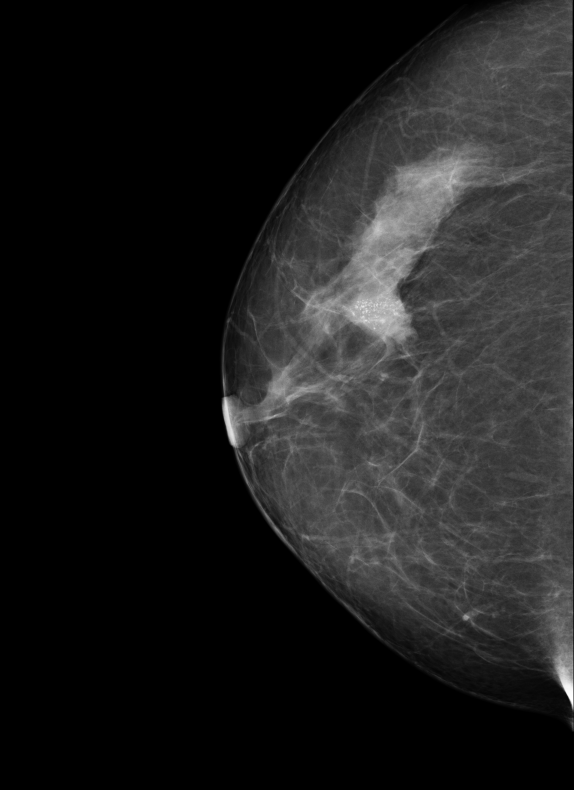
#> input picture image/01.png, 1720 x 2370 px, found by its file name (shown at 1/3 size); its folder holds only this picture in this run
$ python main.py   (Python 2 division)   (older library calls are emulated)
#> lines starting #> are read from the running program, lines starting #| are printed output that depends on the picture; after the words box and inside, x2 and y2 are one past the last pixel; in counts of white or black regions, pixels touching at a corner belong together
### breast_segmentation.py
import cv2
import numpy as np


# ------------------------------------
#   Breast Region Segmentation
# ------------------------------------

def breast_display(img):
    """ Respresent breast part """
    # hist = get_histogram_max_value(img)

    gray = cv2.cvtColor(img, cv2.COLOR_BGR2GRAY)
    ret, thresh = cv2.threshold(gray, 0, 255, cv2.THRESH_BINARY)

    # Contour breast part
    im2, contours, hierarchy = cv2.findContours(thresh, cv2.RETR_LIST, cv2.CHAIN_APPROX_NONE)

    # Add the area of each contour result into contour_area_list
    contour_area_list = [len(contours)]
    count = 0
    for i in contours:
        area = cv2.contourArea(i)
        contour_area_list.append(area)
        # print "contour index ", count, " area = ", area
        count += 1

    # Get max area and draw contour on it.
    max_area_index = contour_area_list.index(max(contour_area_list)) - 1
    # [7 lines of commented-out code are left out]
    cnt = contours[max_area_index]
    mask = np.zeros(gray.shape, np.uint8)
    cv2.drawContours(mask, [cnt], 0, 255, -1)

    res = cv2.bitwise_and(img, img, mask=mask)
    # cv2.imwrite("result.png", res)
    return res, max(contour_area_list)


def glandular_tissue_display(img, t):
    """ Respresent glandular part """
    # hist = get_histogram_max_value(img)

    gray = cv2.cvtColor(img, cv2.COLOR_BGR2GRAY)
    # thresh = cv2.adaptiveThreshold(gray, 255, cv2.ADAPTIVE_THRESH_GAUSSIAN_C, cv2.THRESH_BINARY, 11, 2)
    ret, thresh = cv2.threshold(gray, t, 255, cv2.THRESH_BINARY)

    # Contour glandular part
    im2, contours, hierarchy = cv2.findContours(thresh, cv2.RETR_LIST, cv2.CHAIN_APPROX_NONE)

    # Add the area of each contour result into contour_area_list
    contour_area_list = [len(contours)]

    count = 0
    for i in contours:
        area = cv2.contourArea(i)
        contour_area_list.append(area)
        # print "contour index ", count, " area = ", area
        count += 1

    # # Get max area and draw contour on it.
    # max_area_index = contour_area_list.index(max(contour_area_list)) - 1
    # cv2.drawContours(img, contours, max_area_index, (255, 0, 0), 3)
    # cv2.drawContours(img, contours, -1, (255, 0, 0), 3)  # for testing

    print "Number of contour detected ->", len(contours)
    print "Size of max contour = ", max(contour_area_list)
    # [9 lines of commented-out code are left out]

    return thresh, sum(contour_area_list)


def get_histogram_max_value(img):
    hist, bins = np.histogram(img.flatten(), 256, [0, 255])
    return hist


def image_histogram(img):
    hist = get_histogram_max_value(img)
    cdf = hist.cumsum()
    cdf_normalized = cdf * hist.max() / cdf.max()
    return cdf_normalized


def otsu_threshold_value(img):
    # find normalized_histogram, and its cumulative distribution function
    hist = cv2.calcHist([img], [0], None, [256], [0, 256])
    hist_norm = hist.ravel() / hist.max()  # give hist.max = 1
    Q = hist_norm.cumsum()  # Return the cumulative sum of the elements along the given axis.

    bins = np.arange(256)  # Create set of number 0-255
    fn_min = np.inf

    thresh = -1
    all_pixel = np.sum(hist)

    for i in xrange(1, 256):

        p1, p2 = np.hsplit(hist_norm, [i])  # probabilities # p1 = amount of pixel in background

        q1 = Q[i]
        q2 = Q[255] - Q[i]  # cum sum of classes
        b1, b2 = np.hsplit(bins, [i])  # weights

        if q2 > 0:

            # finding weight
            w1 = q1 / all_pixel
            w2 = q2 / all_pixel

            # finding means
            m1 = np.sum(p1 * b1) / w1
            m2 = np.sum(p2 * b2) / w2

            # finding variances
            v1 = np.sum(((b1 - m1) ** 2) * p1) / w1
            v2 = np.sum(((b2 - m2) ** 2) * p2) / w1

            # calculates the minimization function
            # fn = (v1 * w1) + (v2 * w2)
            fn = v1 * q1 + v2 * q2
            # print fn

            if fn < fn_min:
                fn_min = fn
                thresh = i

    return thresh

### windowmanager.py
import matplotlib.pyplot as plt
import matplotlib.gridspec as gridspec

# ------------------------------------
#   Define display window configure
# ------------------------------------

row = 3
column = 3
gs = gridspec.GridSpec(3, 3)


def create_window(img, result, cdf_normalized, information):
    """ open window then separate image for comparison and add their label"""
    fig = plt.figure()
    fig.suptitle('Mammographic density measurement', fontsize=14, fontweight='bold')
    fig.canvas.set_window_title('Mammograpic density measurement - Traisak Traisenee')

    '''Show original image'''
    plt.subplot(gs[:, 0])
    plt.imshow(img)  # expects distorted color
    plt.title('Original')
    plt.xlabel('Input')

    '''Show result'''
    plt.subplot(gs[:, 1])
    plt.imshow(result)  # expect true color
    plt.title('Threshold')
    plt.xlabel('Output')

    '''Display calculation part'''
    ax = fig.add_subplot(gs[0, 2])
    ax.set_title('Calculation')

    breast = 'Breast area = ' + str(information[0][1])
    tissue = 'Tissue area = ' + str(information[1][1])
    t_value = 'Threshold = ' + str(information[3][1])
    density = "%10.3f" % information[2][1]
    density += " %"

    ax.text(0.05, 0.8, t_value, fontsize=9)
    ax.text(0.05, 0.6, breast, fontsize=9)
    ax.text(0.05, 0.4, tissue, fontsize=9)
    ax.text(0.05, 0.2, 'Density =' + density, fontsize=9)
    plt.xticks([])
    plt.yticks([])
    # plt.axis('off') # Remove frame

    '''Show histogram'''
    plt.subplot(gs[1:, 2]).plot(cdf_normalized, color='b')
    plt.hist(img.flatten(), 256, [0, 256], color='r')
    plt.xlim([0, 256])
    plt.ylim([-50, 150000])
    plt.yticks([])
    plt.legend(('cdf', 'histogram'), loc='upper right')

    '''Maximize window'''
    mng = plt.get_current_fig_manager()
    # mng.full_screen_toggle() # Full-screen
    mng.window.state('zoomed')

    plt.show()

### main.py
import cv2
import windowmanager as window
import breast_segmentation as bs

# ------------------------------------
#   Mammographic density measurement
# ------------------------------------

information = []

'''Open image'''
img_name = raw_input("Please select image -> ")
#> the answer given: image/01.png
# origin_img = 'image/MLO_test.bmp'
# origin_img = 'image/01.png'
origin_img = 'image/' + img_name


'''Threshold & Contour'''
img = cv2.imread(origin_img)
#> img is the input picture: shape (2370, 1720, 3); min 0, max 255, mean 29.5
img2, breast_area = bs.breast_display(img)
#> in breast_display, `ret, thresh = cv2.threshold(gray, 0, 255, cv2.THRESH_BINARY)`:
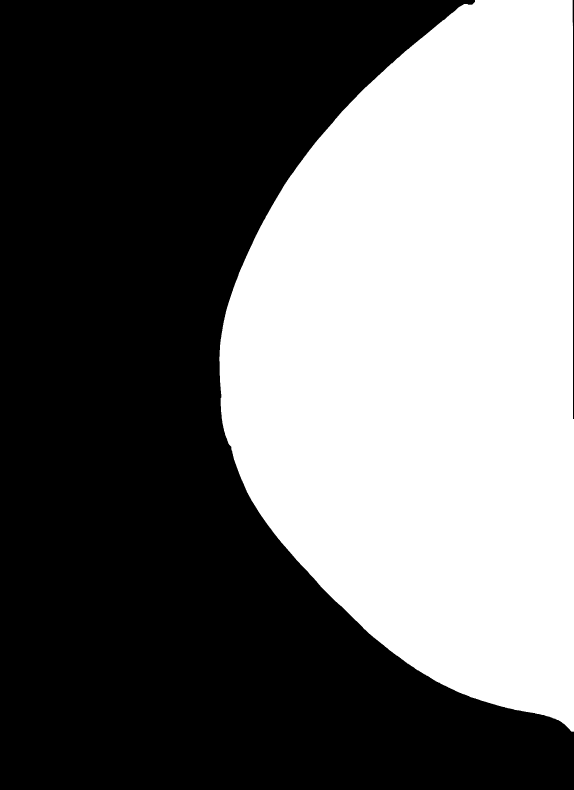
#> thresh: shape (2370, 1720) (shown at 1/3 size); 42.3% white; 1 white region
#> in breast_display, `im2, contours, hierarchy = cv2.findContours(thresh, cv2.RETR_LIST, cv2..`: contours = 1 contour; box (x1, y1, x2, y2) and area: (658, 0, 1720, 2195) 1721301
#> in breast_display, `contour_area_list = [len(contours)]`: contour_area_list = [1]
#> the loop in breast_display, `for i in contours:` made 1 pass
#> (area, count) on pass 1: (1721301, 1)
#> after the loop in breast_display, `for i in contours:`: contour_area_list = [1, 1721301]; count = 1
#> in breast_display, `max_area_index = contour_area_list.index(max(contour_area_list)) - 1`: max_area_index = 0
#> in breast_display, `cnt = contours[max_area_index]`: cnt = contour of 5076 points, box (x1, y1, x2, y2) (658, 0, 1720, 2195), area 1721301
#> breast_area = 1721301
t = bs.otsu_threshold_value(img2)  # Find threshold value from Otsu's method
#> in otsu_threshold_value, `hist = cv2.calcHist([img], [0], None, [256], [0, 256])`: hist = 256 values, max 2352560 at index 0, min 15 at index 238, mean 15923.4
#> in otsu_threshold_value, `hist_norm = hist.ravel() / hist.max()`: hist_norm = 256 values, max 1 at index 0, min 6.38e-06 at index 238, mean 0.00677
#> in otsu_threshold_value, `Q = hist_norm.cumsum()`: Q = 256 values from 1 to 1.73
#> in otsu_threshold_value, `all_pixel = np.sum(hist)`: all_pixel = 4076400
#> the loop in otsu_threshold_value, `for i in xrange(1, 256): ` made 255 passes
#> (p1, q1, q2, w1, w2, m1, m2, v1) on passes 1, 3, 4: ([1], 1, 0.733, 2.45e-07, 1.8e-07, 0, 284180628.7, 0), ([1, 7.06e-05, 0.001], 1, 0.731, 2.46e-07, 1.79e-07, 8445.6, 284931629.3, 2.9e+14), ([1, 7.06e-05, 0.001, 0.000958], 1, 0.73, 2.46e-07, 1.79e-07, 20121.2, 285255077.8, 1.65e+15)
# t = input("Threshold value -> ")   # Specify threshold value
img3, tissue_area = bs.glandular_tissue_display(img2, t)
#> in glandular_tissue_display, `ret, thresh = cv2.threshold(gray, t, 255, cv2.THRESH_BINARY)`:
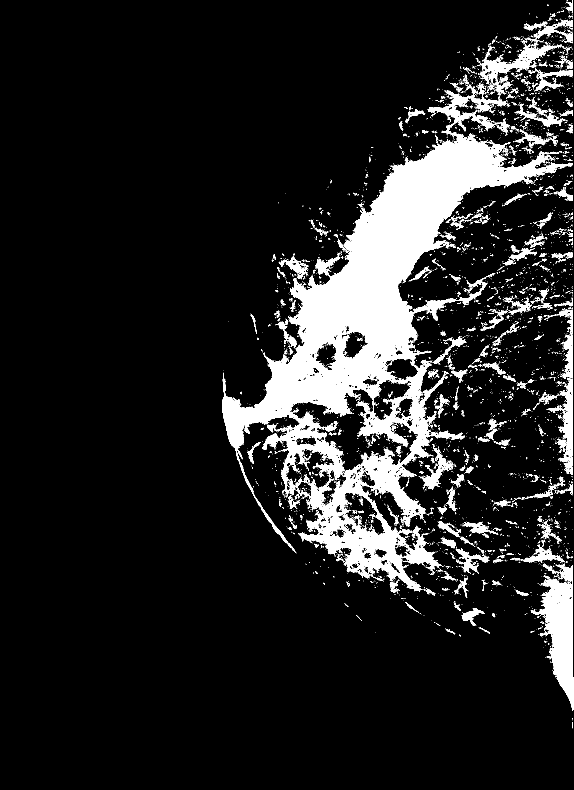
#> thresh: shape (2370, 1720) (shown at 1/3 size); 11.5% white; 6220 white regions (5733 under 20 px), largest, box (x1, y1, x2, y2) and area: (666, 373, 1718, 1775) 339240, (1592, 1726, 1720, 2133) 22978, (1282, 253, 1529, 396) 7462
#> the loop in glandular_tissue_display, `for i in contours:` made 10403 passes
#> i on passes 2, 7, 8: [[1718, 2160]], [[1649, 1979], [1650, 1979]], [[1635, 1972], [1635, 1973]]
#| Number of contour detected -> 10403
#| Size of max contour =  417489.0

density = (tissue_area / breast_area) * 100
information.append(("Breast area", breast_area))
information.append(("Glandular tissue area", tissue_area))
information.append(("Density", density))
information.append(("Threshold value", t))

print "Threshold value= ", t
#| Threshold value=  77
print "Breast area = ", breast_area
#| Breast area =  1721301.0
print "Glandular tissue area = ", tissue_area
#| Glandular tissue area =  638719.5
print "Density = %10.3f" % density, " %"
#| Density =     37.107  %

'''normalized image to create histogram'''
cdf_normalized = bs.image_histogram(img)

window.create_window(img2, img3, cdf_normalized, information)
#> in create_window, `plt.show()`:
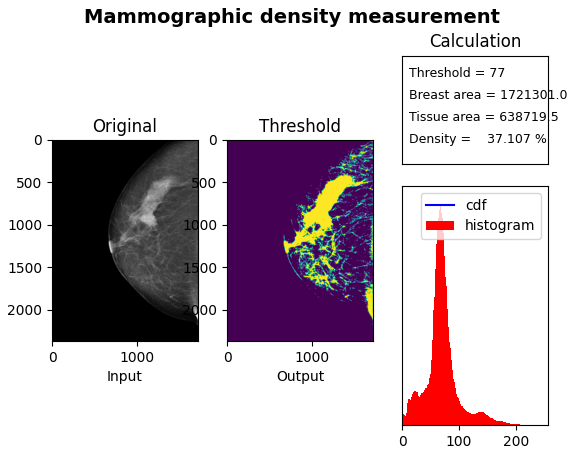
#> figure drawn by matplotlib, 3 panels

$ run again, on image/05.png
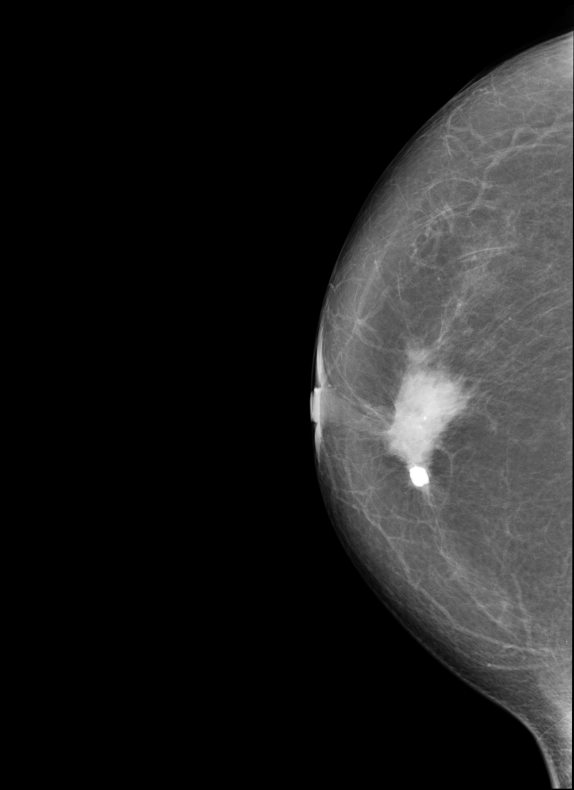
#> input picture image/05.png, 1720 x 2370 px, found by its file name (shown at 1/3 size)
#> img is the input picture: shape (2370, 1720, 3); min 0, max 255, mean 31.5
#> in breast_display, `ret, thresh = cv2.threshold(gray, 0, 255, cv2.THRESH_BINARY)`:
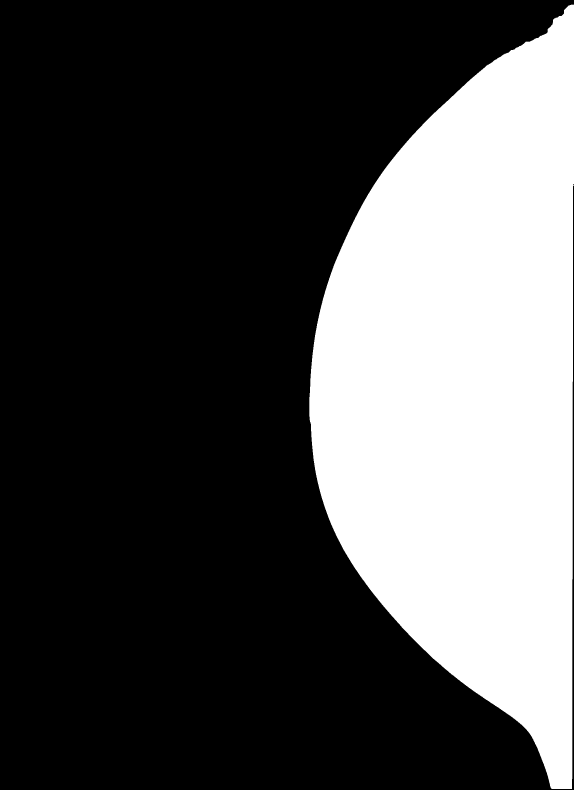
#> thresh: shape (2370, 1720) (shown at 1/3 size); 30.7% white; 1 white region
#> contours = 1 contour; box (x1, y1, x2, y2) and area: (928, 14, 1720, 2367) 1248836
#> in breast_display, `contour_area_list = [len(contours)]`: contour_area_list = [1]
#> the loop in breast_display, `for i in contours:` made 1 pass
#> (area, count) on pass 1: (1248835.5, 1)
#> after the loop in breast_display, `for i in contours:`: contour_area_list = [1, 1248835.5]; count = 1
#> max_area_index = 0
#> cnt = contour of 4957 points, box (x1, y1, x2, y2) (928, 14, 1720, 2367), area 1248836
#> breast_area = 1248835.5
#> hist = 256 values, max 2825085 at index 0, min 11 at index 236, mean 15923.4
#> hist_norm = 256 values, max 1 at index 0, min 3.89e-06 at index 236, mean 0.00564
#> Q = 256 values from 1 to 1.44
#> all_pixel = 4076400
#> the loop in otsu_threshold_value, `for i in xrange(1, 256): ` made 255 passes
#> (p1, q1, q2, w1, w2, m1, m2, v1) on passes 1, 3, 4: ([1], 1, 0.443, 2.45e-07, 1.09e-07, 0, 417756863.8, 0), ([1, 2.51e-05, 0.00109], 1, 0.441, 2.46e-07, 1.08e-07, 8978, 419677834.1, 3.28e+14), ([1, 2.51e-05, 0.00109, 0.000958], 1, 0.44, 2.46e-07, 1.08e-07, 20651.4, 420395852.6, 1.74e+15)
#> the loop in glandular_tissue_display, `for i in contours:` made 10609 passes
#> i on passes 2, 4, 5: [[1711, 2355]], [[1698, 2345], [1699, 2344], [1700, 2345], [1699, 2346]], [[1683, 2338], [1683, 2339], [1684, 2338]]
#| Number of contour detected -> 10609
#| Size of max contour =  326483.0
#| Threshold value=  109
#| Breast area =  1248835.5
#| Glandular tissue area =  508620.0
#| Density =     40.728  %
#> in create_window, `plt.show()`:
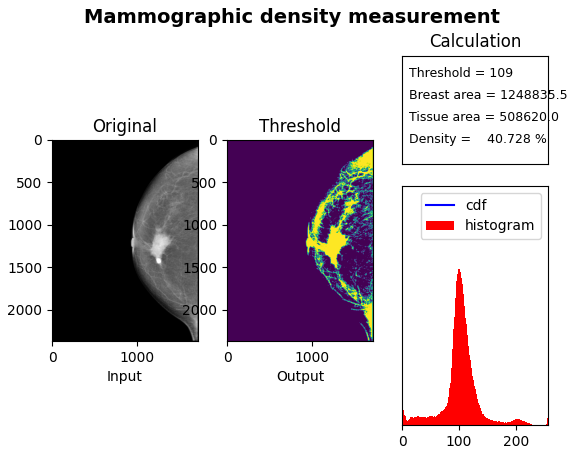
#> figure drawn by matplotlib, 3 panels

$ run again, on image/06.png
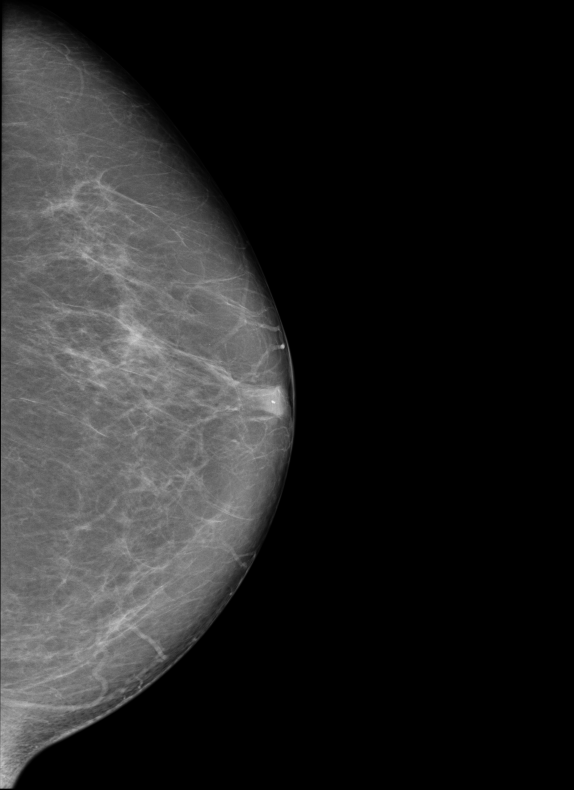
#> input picture image/06.png, 1720 x 2370 px, found by its file name (shown at 1/3 size)
#> img is the input picture: shape (2370, 1720, 3); min 0, max 248, mean 37.2
#> in breast_display, `ret, thresh = cv2.threshold(gray, 0, 255, cv2.THRESH_BINARY)`:
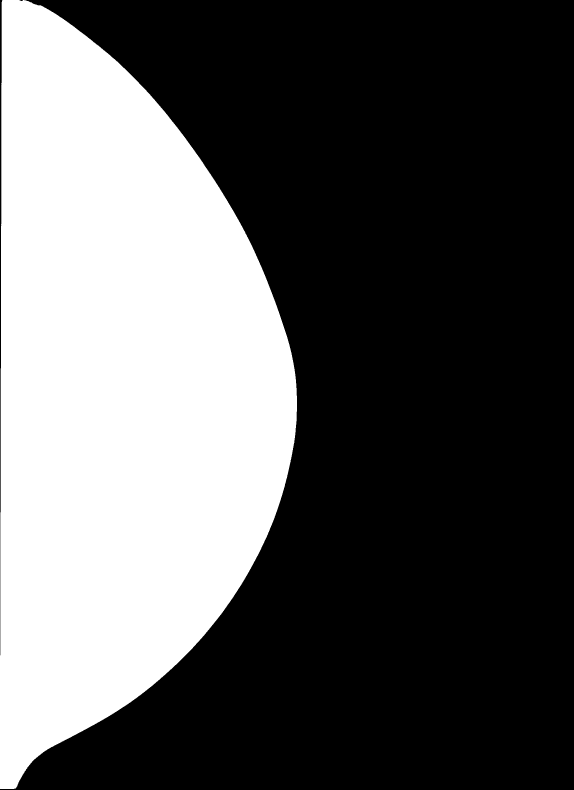
#> thresh: shape (2370, 1720) (shown at 1/3 size); 35.9% white; 1 white region
#> contours = 1 contour; box (x1, y1, x2, y2) and area: (0, 0, 891, 2367) 1459007
#> in breast_display, `contour_area_list = [len(contours)]`: contour_area_list = [1]
#> the loop in breast_display, `for i in contours:` made 1 pass
#> (area, count) on pass 1: (1459007, 1)
#> after the loop in breast_display, `for i in contours:`: contour_area_list = [1, 1459007]; count = 1
#> max_area_index = 0
#> cnt = contour of 5086 points, box (x1, y1, x2, y2) (0, 0, 891, 2367), area 1459007
#> breast_area = 1459007
#> hist = 256 values, max 2614849 at index 0, min 0 at index 207, mean 15923.4
#> hist_norm = 256 values, max 1 at index 0, min 0 at index 207, mean 0.00609
#> Q = 256 values from 1 to 1.56
#> all_pixel = 4076400
#> the loop in otsu_threshold_value, `for i in xrange(1, 256): ` made 255 passes
#> (p1, q1, q2, w1, w2, m1, m2, v1) on passes 1, 3, 4: ([1], 1, 0.559, 2.45e-07, 1.37e-07, 0, 423266536, 0), ([1, 8.22e-05, 0.000555], 1, 0.558, 2.46e-07, 1.37e-07, 4852.9, 424182113.8, 9.59e+13), ([1, 8.22e-05, 0.000555, 0.000663], 1, 0.557, 2.46e-07, 1.37e-07, 12936, 424837343.3, 6.82e+14)
#> the loop in glandular_tissue_display, `for i in contours:` made 13221 passes
#> i on passes 2 to 4: [[35, 2319], [36, 2318], [37, 2319], [36, 2320]], [[40, 2313], [41, 2312], [42, 2313], [41, 2314]], [[52, 2312], [53, 2311], [54, 2312], [53, 2313]]
#| Number of contour detected -> 13221
#| Size of max contour =  453949.5
#| Threshold value=  116
#| Breast area =  1459007.0
#| Glandular tissue area =  643190.5
#| Density =     44.084  %
#> in create_window, `plt.show()`:
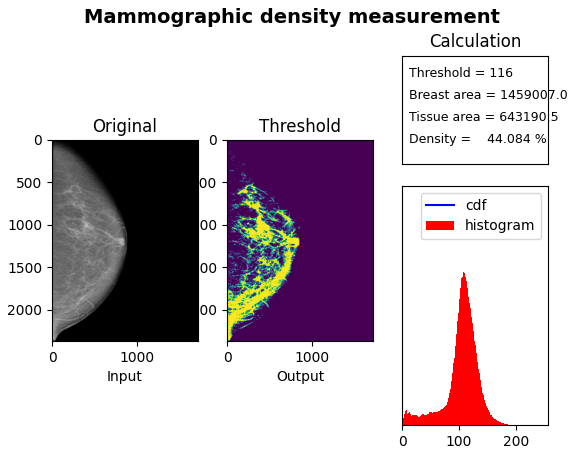
#> figure drawn by matplotlib, 3 panels
